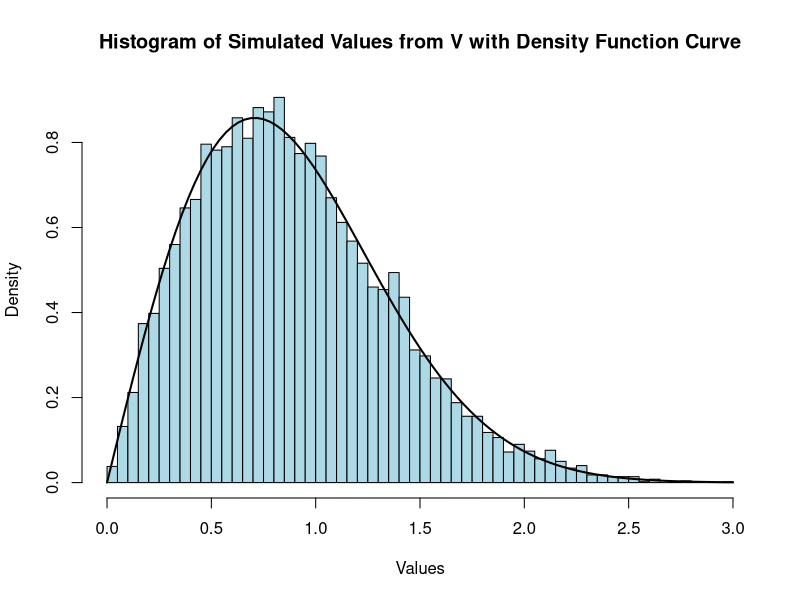
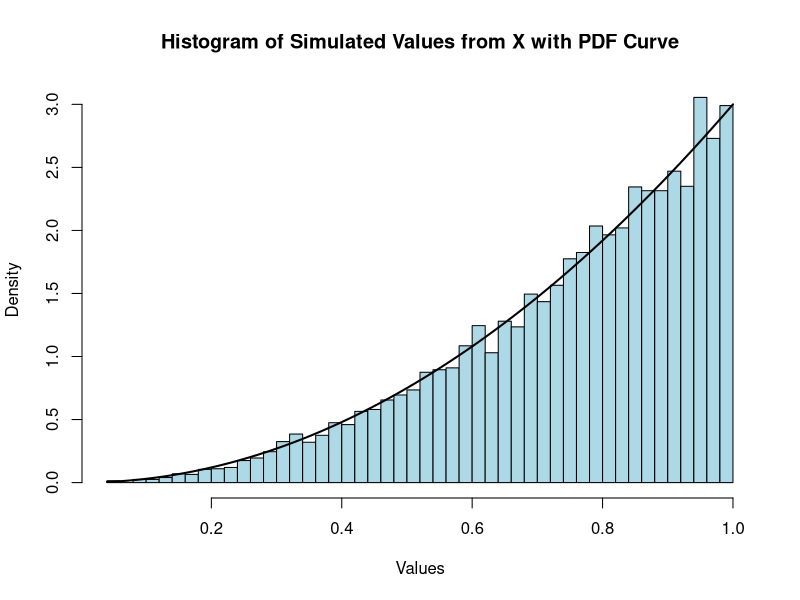
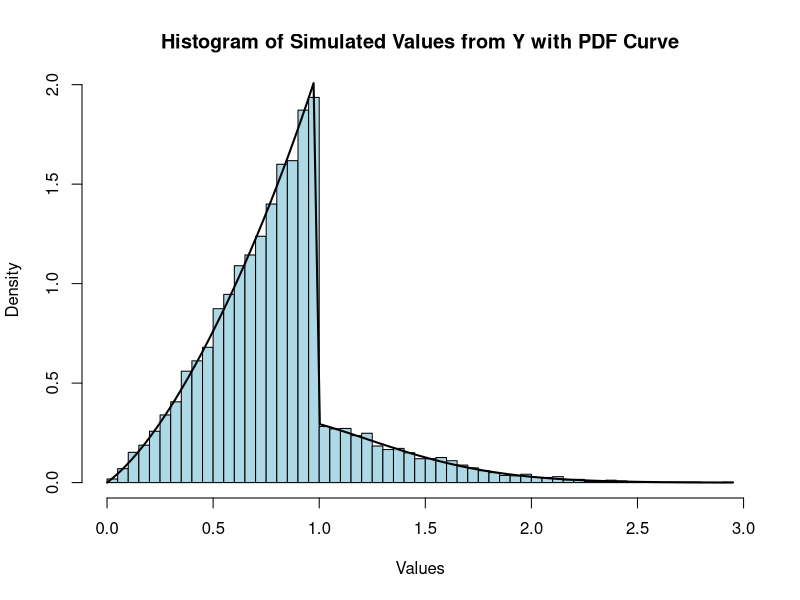

Write the R code that produced these figures, in order.
## ---- chunk 1
rmyV <- function(n) {
  u <- runif(n)
  x <- sqrt(-log(1 - u))
  return(x)
}
## ---- chunk 2
dV <- function(x){
  ifelse(x > 0, 2 * x * exp(-x^2), 0)
}

set.seed(51940633)
simVals <- rmyV(10000)

hist(simVals, probability = TRUE, breaks = 50,
main = "Histogram of Simulated Values from V with Density Function Curve",
xlab = "Values", col = "lightblue", border = "black")

curve(dV(x), add = TRUE, col = "black", lwd = 2)
## ---- chunk 3
rmyX <- function(n){
  u <- runif(n)
  x <- u^(1/3)
  return(x)
}
## ---- chunk 4
dX <- function(x){
  ifelse(x >= 0 & x <= 1, 3 * x^2, 0)
}

set.seed(51940633)
simVals <- rmyX(10000)

hist(simVals, probability = TRUE, breaks = 50,
main = "Histogram of Simulated Values from X with PDF Curve",
xlab = "Values", col = "lightblue", border = "black")

curve(dX(x), add = TRUE, col = "black", lwd = 2)
## ---- chunk 5
rmyY <- function(n, p) {
  # Step 1: Determine which distribution to sample from
  from_V <- rbinom(n, 1, p)  # Vector of 0s and 1s, where 1 means sample from V
  
  # Step 2: Generate samples from the appropriate distribution
  samples <- numeric(n)
  samples[from_V == 1] <- rmyV(sum(from_V == 1))  # Generate from V where from_V == 1
  samples[from_V == 0] <- rmyX(sum(from_V == 0))  # Generate from X where from_V == 0
  
  return(samples)
}
## ---- chunk 6
gY <- function(y, p) {
  p * (2 * y * exp(-y^2)) + (1 - p) * (ifelse(y >= 0 & y <= 1, 3 * y^2, 0))
}

set.seed(51940633)  # for reproducibility
simulated_values_Y <- rmyY(10000, p = 0.4)

hist(simulated_values_Y, probability = TRUE, breaks = 50,
     main = "Histogram of Simulated Values from Y with PDF Curve",
     xlab = "Values", col = "lightblue", border = "black")

curve(gY(x, p = 0.4), add = TRUE, col = "black", lwd = 2)

